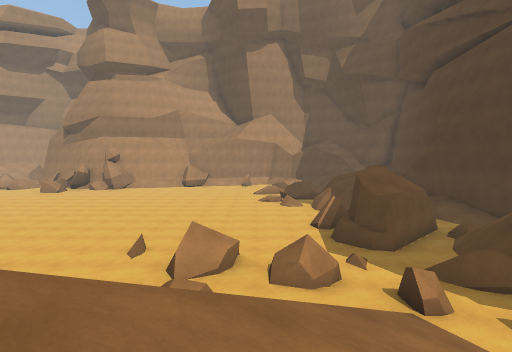
View 1 (above)

24 first-person views from a walk through a 3-D level made in the Unity game engine. The camera is 1.5 m above the floor, tilts 4° down and sees 80° across. The floor is counted in squares, 2 m on a side. Each view is taken from the middle of a square. On the plan, view 1 faces up. The plan holds only what a view shows up to about 10 squares ahead; the rest is blank. The place goes on beyond the plan. The player is left out. Some animated figures are left out.

View 2
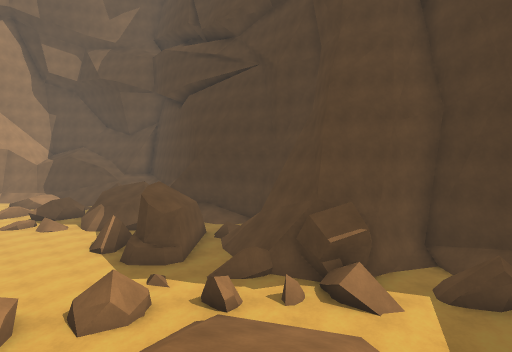

View 3
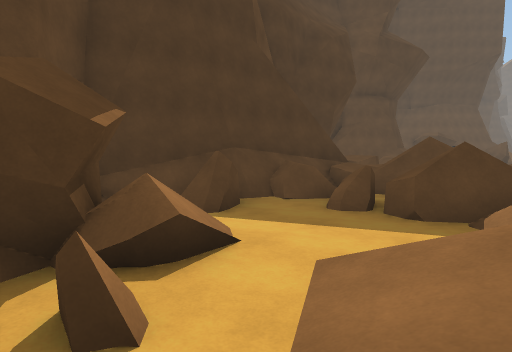

View 4
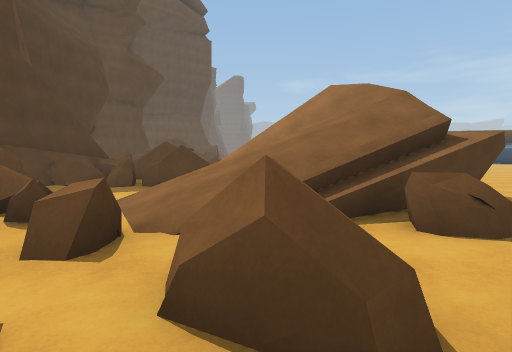

View 5
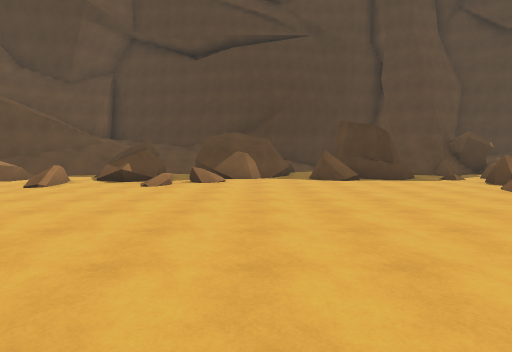

View 6
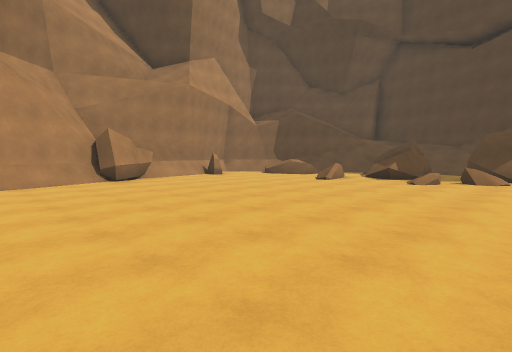

View 7
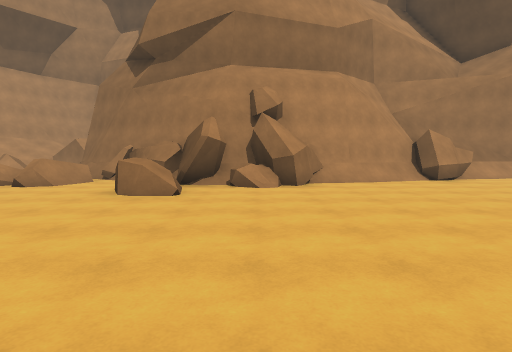

View 8
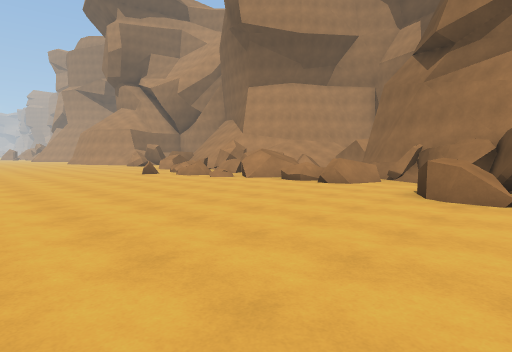

View 9
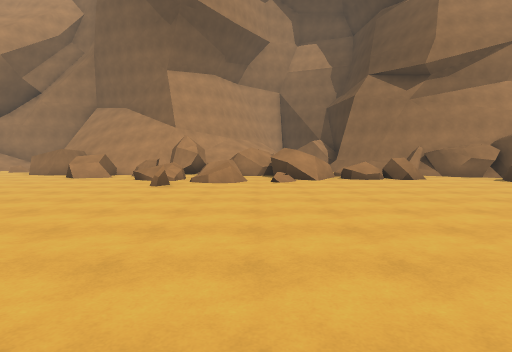

View 10
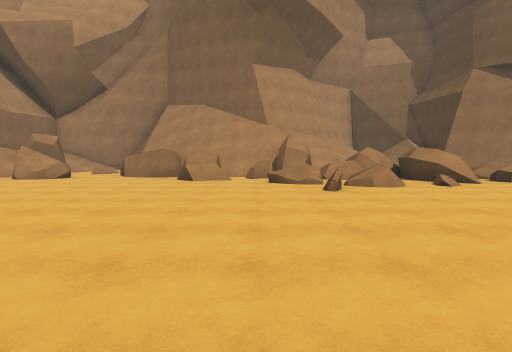

View 11
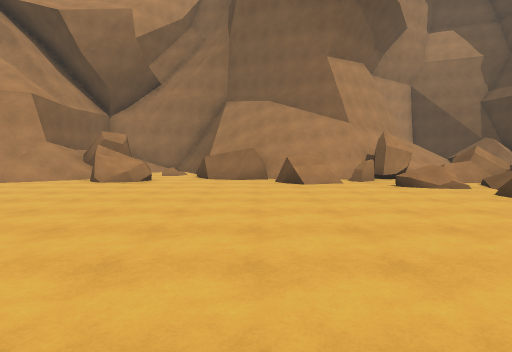

View 12
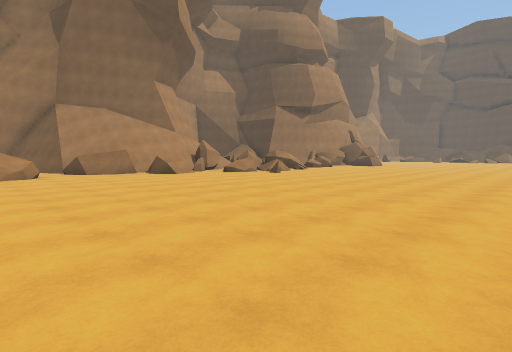

View 13
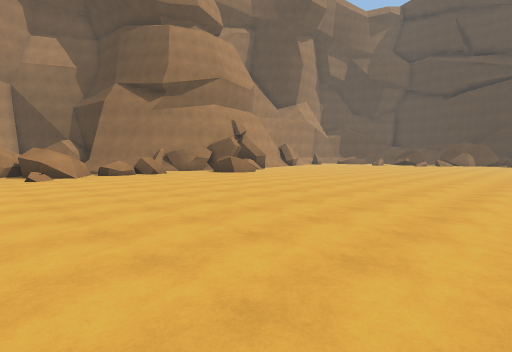

View 14
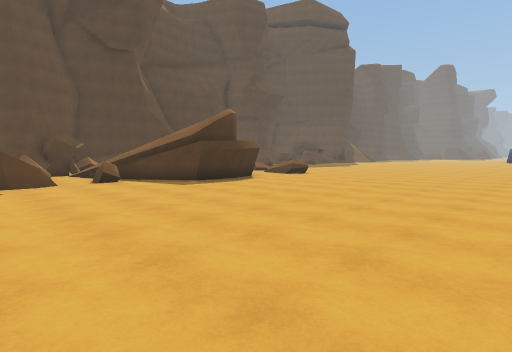

View 15
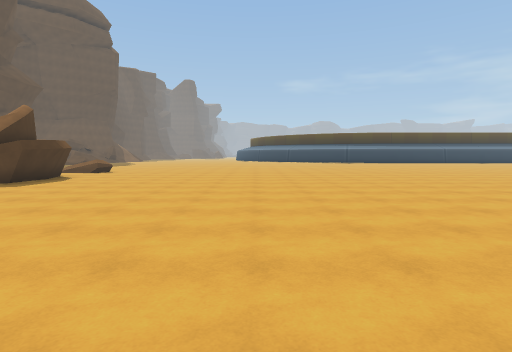

View 16
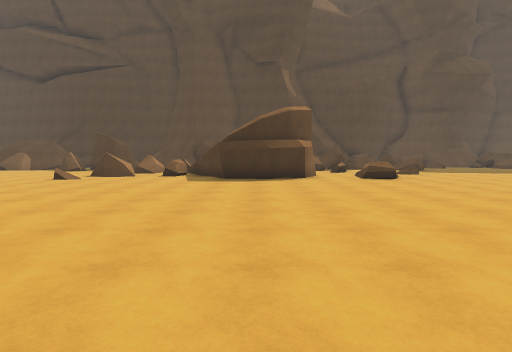

View 17
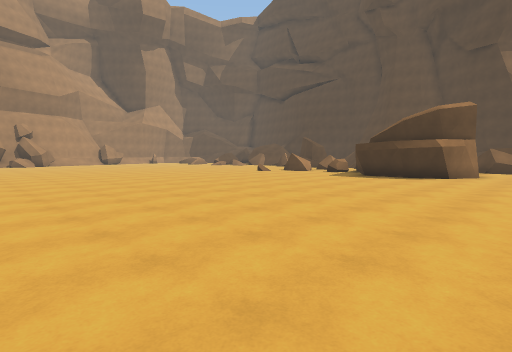

View 18
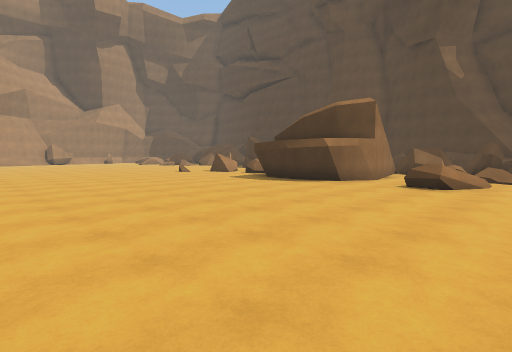

View 19
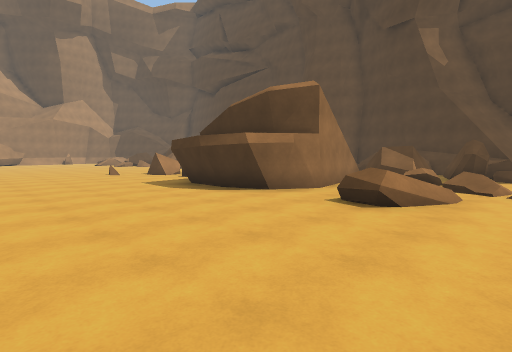

View 20
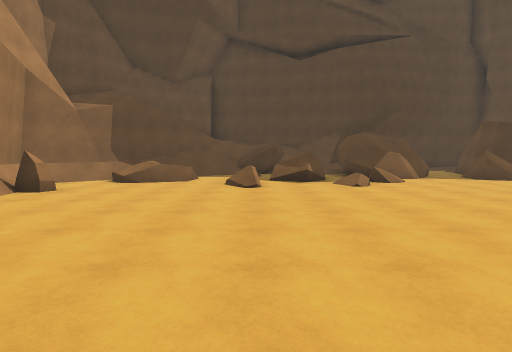

View 21
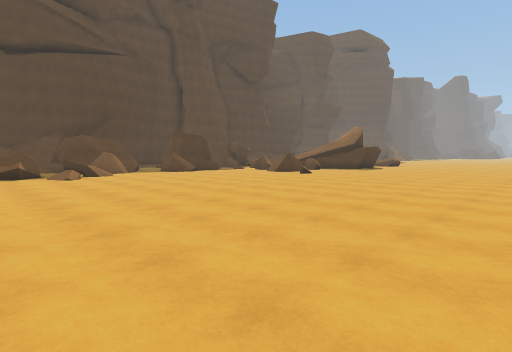

View 22
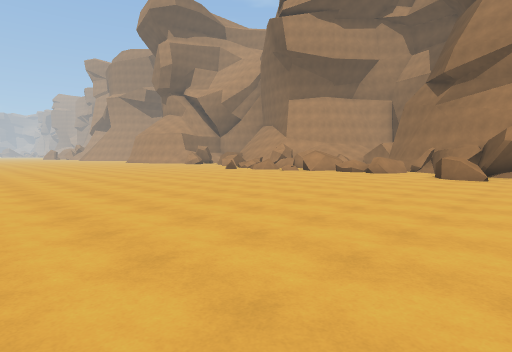

View 23
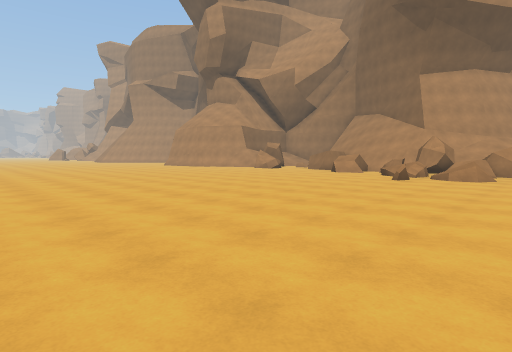

View 24
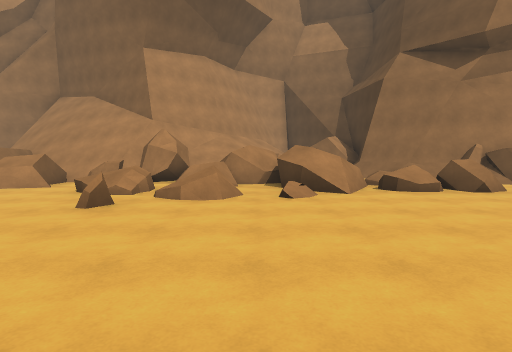

### Floor plan
Key: @ floor where view 1 was taken; # wall or solid block; x gap in a wall; . main floor; : floor 0.25 m higher than the main floor; + floor 0.5 m higher than the main floor; * floor 1 m higher than the main floor; / step, stairs or slope; = window, fence, low wall or low ledge; ^ raised ledge; v drop or lower ground.
Columns run from 32 left of view 1 to 7 right of it. Each row starts with its distance up from view 1.
 22 #  ###    #  #  ###        ##=//../#
 21 ##^.########^# ++=##   ######..#../#
 20 .=....==.== .##=x=.#####.........#/=
 19 .........==*.==..=.=####..........=
 18 ..........=:.......==............/..
 17  .............................../=./
 16  ................................=^
 15  .................................^^
 14 .................................#.#
 13 ...................................#
 12 ...................................#
 11 ....................................
 10 ................................../#
  9 ................................../##
  8         ........................../#
  7                  ............=.=...##
  6                    ............^.=### #
  5                    ..............=====#
  4                   .............^.///.##
  3                  .............#v=//.####
  2                 .............##//////===
  1                 .............##//  /..##
  0                 .............#=/@//#=.##
 -1                    ...........#=#.##v=#
 -2                    ...............^####
 -3                    ..........=/ .=.###
 -4                       ........=//=..##
 -5                       .........

Where each view was taken, in squares from view 1:
view 1: 0 up, 0 right, facing up
view 2: 0 up, 1 left, facing up-right
view 3: 4 up, 2 right, facing down-right
view 4: 7 up, 1 right, facing down
view 5: 12 up, 7 left, facing right
view 6: 12 up, 8 left, facing up-right
view 7: 12 up, 10 left, facing up
view 8: 12 up, 11 left, facing up-left
view 9: 10 up, 20 left, facing up
view 10: 11 up, 24 left, facing up
view 11: 12 up, 27 left, facing up
view 12: 9 up, 32 left, facing up-right
view 13: 8 up, 21 left, facing up-right
view 14: 7 up, 10 left, facing down-right
view 15: 10 up, 9 left, facing down
view 16: 1 up, 12 left, facing right
view 17: 3 down, 13 left, facing up-right
view 18: 5 down, 10 left, facing up-right
view 19: 5 down, 7 left, facing up-right
view 20: 17 up, 7 left, facing right
view 21: 17 up, 10 left, facing down-right
view 22: 7 up, 10 left, facing up-left
view 23: 8 up, 19 left, facing up-left
view 24: 13 up, 20 left, facing up
